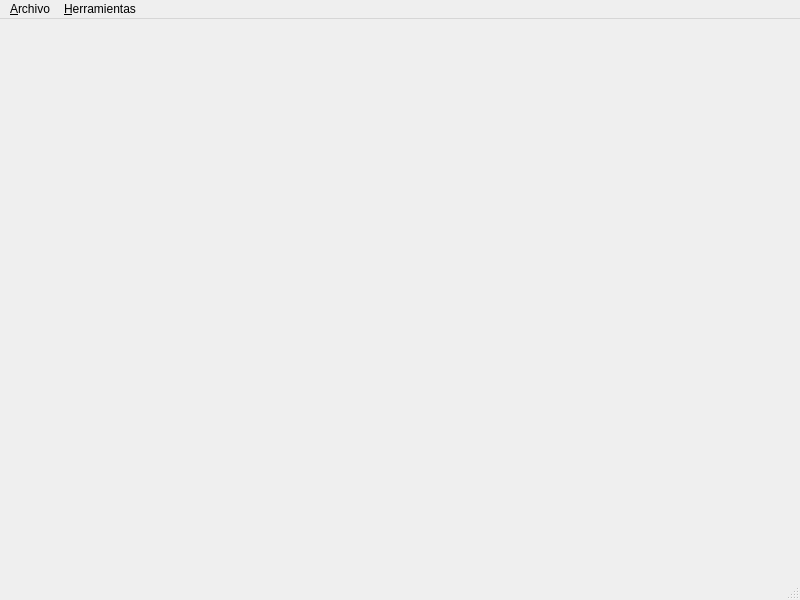
<?xml version="1.0" encoding="UTF-8"?>
<ui version="4.0">
 <class>MainWindow</class>
 <widget class="QMainWindow" name="MainWindow">
  <property name="geometry">
   <rect>
    <x>0</x>
    <y>0</y>
    <width>800</width>
    <height>600</height>
   </rect>
  </property>
  <property name="windowTitle">
   <string>MainWindow</string>
  </property>
  <widget class="QWidget" name="centralwidget"/>
  <widget class="QMenuBar" name="menubar">
   <property name="geometry">
    <rect>
     <x>0</x>
     <y>0</y>
     <width>800</width>
     <height>20</height>
    </rect>
   </property>
   <widget class="QMenu" name="fileMenu">
    <property name="title">
     <string>&amp;Archivo</string>
    </property>
    <addaction name="openAction"/>
    <addaction name="saveAction"/>
    <addaction name="saveAsAction"/>
    <addaction name="separator"/>
    <addaction name="quitAction"/>
   </widget>
   <widget class="QMenu" name="toolsMenu">
    <property name="title">
     <string>&amp;Herramientas</string>
    </property>
    <addaction name="separator"/>
    <addaction name="confAction"/>
   </widget>
   <addaction name="fileMenu"/>
   <addaction name="toolsMenu"/>
  </widget>
  <widget class="QStatusBar" name="statusbar"/>
  <action name="openAction">
   <property name="text">
    <string>Abrir</string>
   </property>
   <property name="toolTip">
    <string>Abrir un archivo existente</string>
   </property>
   <property name="shortcut">
    <string>Ctrl+O</string>
   </property>
  </action>
  <action name="saveAction">
   <property name="text">
    <string>Guardar</string>
   </property>
   <property name="toolTip">
    <string>Guardar proyecto en el sistema de archivos</string>
   </property>
   <property name="shortcut">
    <string>Ctrl+S</string>
   </property>
  </action>
  <action name="saveAsAction">
   <property name="text">
    <string>Guardar como</string>
   </property>
   <property name="shortcut">
    <string>Ctrl+Shift+S</string>
   </property>
  </action>
  <action name="quitAction">
   <property name="text">
    <string>Salir</string>
   </property>
   <property name="toolTip">
    <string>Salir de la aplicación</string>
   </property>
   <property name="shortcut">
    <string>Ctrl+Shift+Q</string>
   </property>
  </action>
  <action name="confAction">
   <property name="text">
    <string>Configuración</string>
   </property>
   <property name="toolTip">
    <string>Panel de configuración de módulos</string>
   </property>
  </action>
 </widget>
 <resources/>
 <connections/>
</ui>
